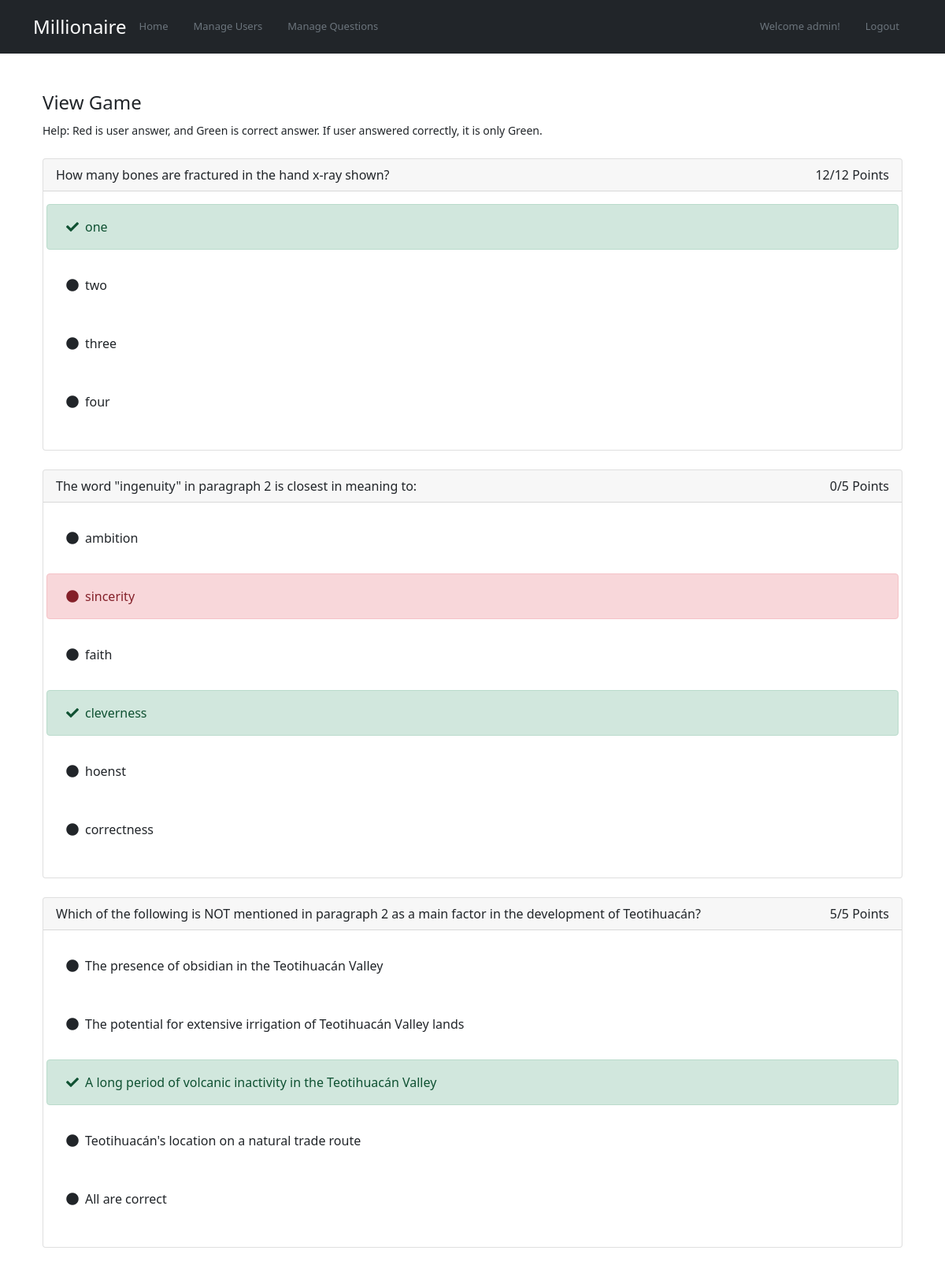
The app's page /game/1/view/ (signed in) with its own data.
### game/models.py (models this page shows)
class GameQuestion(models.Model):
    class Meta:
        constraints = [constraints.UniqueConstraint(fields=['game', 'question'],
                                                    name='unique_game_quesions')]
    game = models.ForeignKey(Game, on_delete=models.CASCADE, verbose_name=_('Game'),
                             related_name='questions')
    question = models.ForeignKey(Question, on_delete=models.CASCADE, verbose_name=_(
                                    'Question'), related_name='game_questions')
    user_answer = models.ForeignKey(PossibleAnswer, on_delete=models.CASCADE, verbose_name=_(
                                    'User answer'), related_name='game_questions', null=True)
    final_score = models.IntegerField(default=0, verbose_name=_('Final Score'), validators=[
                                 MaxValueValidator(20), MinValueValidator(0)])

### question/models.py (models this page shows, shortened)
class Question(models.Model):
    body = models.TextField(_('Question'))
    created_date = models.DateTimeField(auto_now_add=True)
    rating = models.IntegerField(default=5, verbose_name=_('Rating'), validators=[
                                 MaxValueValidator(20), MinValueValidator(5)])

class PossibleAnswer(models.Model):
    body = models.CharField(_('Answer'), max_length=500)
    is_correct = models.BooleanField(default=False)
    question = models.ForeignKey(Question, on_delete=models.CASCADE,
                                 verbose_name=_('Question'), related_name='possible_answers')
    created_date = models.DateTimeField(auto_now_add=True, verbose_name=_('Created Date'))
    def __str__(self):
        return self.body

### game/views.py (the view)
# urls.py: path('game/<int:game_id>/view/', views.view_game, name='view_game'),
@login_required
def view_game(request, game_id):
    game = get_object_or_404(Game, id=game_id, participant=request.user)
    if not game.finished_date:
        messages.error(request, _(
            'You haven\'t Finished this game and cannot view it. Try playing it instead.'), extra_tags='danger')
        return redirect('game:home')
    return render(request, 'game/view.html', {'game': game})

### game/templates/game/view.html (shortened to what this page needs)
{% extends 'base.html' %}
{% block content %}
      <div class="container-fluid">
            <h4>View Game</h4>
            <small>Help: Red is user answer, and Green is correct answer. If user answered correctly, it is only Green.</small>
            {% for game_question in game.questions.all %}
                <div class="card mt-4">
                    <div class="card-header">
                        <div class="row">
                            <div class="col-md-10">{{game_question.question.body}}</div>
                            <div class="col-md-2 text-end">{{game_question.final_score}}/{{game_question.question.rating}} Points</div>
                        </div>
                    </div>
                    <div class="card-body">
                        {% for possible_answer in game_question.question.possible_answers.all %}
                            <div class="row">
                                <div role="alert" class="alert d-flex align-items-center
                                    {% if possible_answer.is_correct %}
                                        alert-success
                                    {% elif not possible_answer.is_correct and possible_answer == game_question.user_answer %}
                                        alert-danger
                                    {% endif %}">
                                    {% if possible_answer.is_correct %}
                                        <span class="mx-2"><i class="fa fa-check"></i></span>
                                    {% else %}
                                        <span class="mx-2"><i class="fa fa-circle"></i></span>
                                    {% endif %}
                                    {{possible_answer}}
                                </div>
                            </div>
                        {% endfor %}
                    </div>
                </div>
            {% endfor %}
      </div>
{% endblock %}

### templates/header.html (shortened to what this page needs)
<header class="p-3 bg-dark text-white">
  <div class="container">
    <div class="d-flex flex-wrap align-items-center justify-content-center justify-content-lg-start">
      <a href="/" class="d-flex align-items-center mb-2 mb-lg-0 text-white text-decoration-none">
      <span class="fs-4">Millionaire</span>
    </a>
      <ul class="nav col-12 col-lg-auto me-lg-auto mb-2 justify-content-center mb-md-0">
        <li class="nav-item"><a href="{% url 'game:home' %}"
          class="nav-link {% if '/game/' == request.path %}text-white{% else %}text-secondary{% endif %}" aria-current="page">Home</a></li>
        {% if request.user.is_staff %}
        <li class="nav-item"><a href="{% url 'account:user_list' %}"
          class="nav-link {% if '/manage/users/' == request.path %}text-white{% else %}text-secondary{% endif %}" aria-current="page">Manage Users</a></li>
        <li class="nav-item"><a href="{% url 'question:question_list' %}"
          class="nav-link {% if '/manage/questions/' == request.path %}text-white{% else %}text-secondary{% endif %}" aria-current="page">Manage Questions</a></li>
        {% endif %}
      </ul>
      <ul class="nav text-end">
        {% if request.user.is_authenticated %}
        <li class="nav-item"><a class="nav-link text-secondary">Welcome {{request.user.username}}!</a></li>
        <li class="nav-item"><a href="{% url 'account:logout' %}"
          class="nav-link text-secondary" aria-current="page">Logout</a></li>
        {% endif %}
      </ul>
    </div>
  </div>
</header>

### templates/base.html (style rules this page uses)
.nav-item { font-size: small; }

### records on screen
GameQuestion: question.body "How many bones are fractured in the hand x-ray shown?", final_score "12", question.rating "12"
PossibleAnswer: is_correct True (drawn), body "one"
PossibleAnswer: is_correct False (drawn), body "two"
PossibleAnswer: is_correct False (drawn), body "three"
PossibleAnswer: is_correct False (drawn), body "four"
GameQuestion: question.body "The word \"ingenuity\" in paragraph 2 is closest in meaning to:", final_score "0", question.rating "5"
PossibleAnswer: is_correct False (drawn), body "ambition"
PossibleAnswer: is_correct False (drawn), body "sincerity"
PossibleAnswer: is_correct False (drawn), body "faith"
PossibleAnswer: is_correct True (drawn), body "cleverness"
PossibleAnswer: is_correct False (drawn), body "hoenst"
PossibleAnswer: is_correct False (drawn), body "correctness"
GameQuestion: question.body "Which of the following is NOT mentioned in paragraph 2 as a main factor in the development of Teotihuacán?", final_score "5", question.rating "5"
PossibleAnswer: is_correct False (drawn), body "The presence of obsidian in the Teotihuacán Valley"
PossibleAnswer: is_correct False (drawn), body "The potential for extensive irrigation of Teotihuacán Valley lands"
PossibleAnswer: is_correct True (drawn), body "A long period of volcanic inactivity in the Teotihuacán Valley"
PossibleAnswer: is_correct False (drawn), body "Teotihuacán's location on a natural trade route"
PossibleAnswer: is_correct False (drawn), body "All are correct"

### other values on screen
{{ request.user.username }} "admin"
